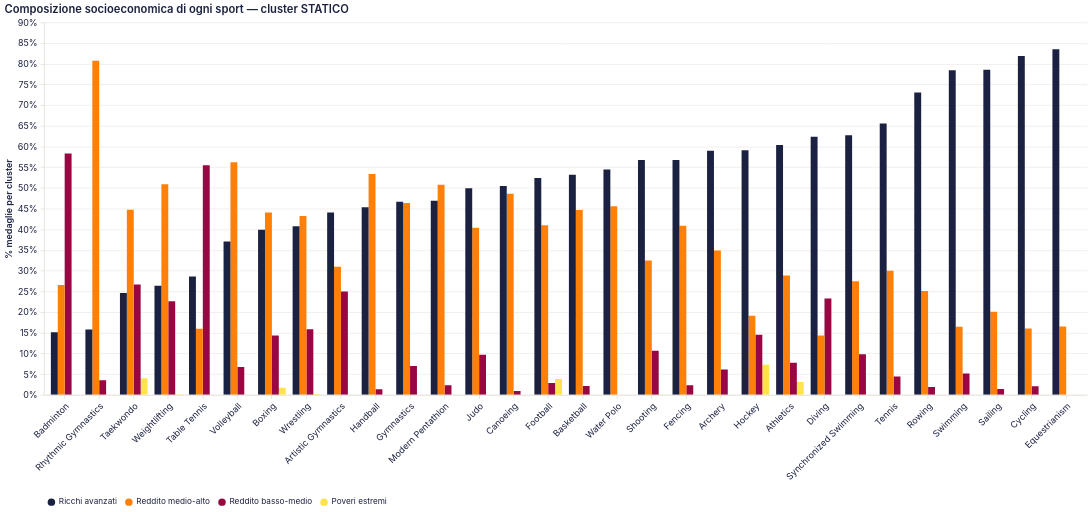

This figure's Vega-Lite source:
### Vega-Lite specification from a JSON file in a GitHub repository (floating-point values rounded to 4 significant figures)
{"$schema": "https://vega.github.io/schema/vega-lite/v5.20.1.json", "config": {"arc": {"fill": "#1b2140"}, "area": {"fill": "#1b2140", "fillOpacity": 0.15, "line": true}, "axis": {"domainColor": "#e2ddd4", "grid": true, "gridColor": "#e2ddd4", "gridWidth": 0.6, "labelAngle": 0, "labelColor": "#1b2140", "labelFont": "Inter, system-ui, -apple-system, BlinkMacSystemFont, 'Segoe UI', Roboto, sans-serif", "labelFontSize": 12, "labelFontWeight": 400, "labelPadding": 4, "tickColor": "#e2ddd4", "tickSize": 5, "titleColor": "#1b2140", "titleFont": "Inter, system-ui, -apple-system, BlinkMacSystemFont, 'Segoe UI', Roboto, sans-serif", "titleFontSize": 12, "titleFontWeight": 600}, "axisBand": {"grid": false}, "background": "transparent", "bar": {"fill": "#1b2140"}, "legend": {"labelColor": "#1b2140", "labelFont": "Inter, system-ui, -apple-system, BlinkMacSystemFont, 'Segoe UI', Roboto, sans-serif", "labelFontSize": 11, "orient": "bottom", "padding": 4, "symbolType": "circle", "titleColor": "#1b2140", "titleFont": "Inter, system-ui, -apple-system, BlinkMacSystemFont, 'Segoe UI', Roboto, sans-serif", "titleFontSize": 12}, "line": {"stroke": "#1b2140", "strokeWidth": 2}, "mark": {"color": "#1b2140"}, "path": {"stroke": "#1b2140"}, "point": {"fill": "#1b2140", "filled": true}, "range": {"category": ["#1b2140", "#ff8009", "#9a0641", "#ffe34a", "#e7b6af", "#0088b0", "#e03830"]}, "rect": {"fill": "#1b2140"}, "shape": {"stroke": "#1b2140"}, "symbol": {"fill": "#1b2140"}, "title": {"anchor": "start", "color": "#1b2140", "font": "Inter, system-ui, -apple-system, BlinkMacSystemFont, 'Segoe UI', Roboto, sans-serif", "fontSize": 15, "fontWeight": 600, "subtitleColor": "#1b2140", "subtitleFont": "Inter, system-ui, -apple-system, BlinkMacSystemFont, 'Segoe UI', Roboto, sans-serif"}, "view": {"continuousHeight": 300, "continuousWidth": 400, "fill": null, "stroke": null}}, "data": {"name": "data-617c4a98153e8486a277633fc70e16be"}, "datasets": {"data-617c4a98153e8486a277633fc70e16be": [{"cluster_label": "Poveri estremi", "pct_medaglie": 0.0, "sport": "Archery"}, {"cluster_label": "Reddito basso-medio", "pct_medaglie": 6.132, "sport": "Archery"}, {"cluster_label": "Reddito medio-alto", "pct_medaglie": 34.91, "sport": "Archery"}, {"cluster_label": "Ricchi avanzati", "pct_medaglie": 58.96, "sport": "Archery"}, {"cluster_label": "Poveri estremi", "pct_medaglie": 0.0, "sport": "Artistic Gymnastics"}, {"cluster_label": "Reddito basso-medio", "pct_medaglie": 25.0, "sport": "Artistic Gymnastics"}, {"cluster_label": "Reddito medio-alto", "pct_medaglie": 30.95, "sport": "Artistic Gymnastics"}, {"cluster_label": "Ricchi avanzati", "pct_medaglie": 44.05, "sport": "Artistic Gymnastics"}, {"cluster_label": "Poveri estremi", "pct_medaglie": 3.078, "sport": "Athletics"}, {"cluster_label": "Reddito basso-medio", "pct_medaglie": 7.744, "sport": "Athletics"}, {"cluster_label": "Reddito medio-alto", "pct_medaglie": 28.82, "sport": "Athletics"}, {"cluster_label": "Ricchi avanzati", "pct_medaglie": 60.36, "sport": "Athletics"}, {"cluster_label": "Poveri estremi", "pct_medaglie": 0.0, "sport": "Badminton"}, {"cluster_label": "Reddito basso-medio", "pct_medaglie": 58.33, "sport": "Badminton"}, {"cluster_label": "Reddito medio-alto", "pct_medaglie": 26.52, "sport": "Badminton"}, {"cluster_label": "Ricchi avanzati", "pct_medaglie": 15.15, "sport": "Badminton"}, {"cluster_label": "Poveri estremi", "pct_medaglie": 0.0, "sport": "Basketball"}, {"cluster_label": "Reddito basso-medio", "pct_medaglie": 2.128, "sport": "Basketball"}, {"cluster_label": "Reddito medio-alto", "pct_medaglie": 44.68, "sport": "Basketball"}, {"cluster_label": "Ricchi avanzati", "pct_medaglie": 53.19, "sport": "Basketball"}, {"cluster_label": "Poveri estremi", "pct_medaglie": 1.695, "sport": "Boxing"}, {"cluster_label": "Reddito basso-medio", "pct_medaglie": 14.36, "sport": "Boxing"}, {"cluster_label": "Reddito medio-alto", "pct_medaglie": 44.07, "sport": "Boxing"}, {"cluster_label": "Ricchi avanzati", "pct_medaglie": 39.88, "sport": "Boxing"}, {"cluster_label": "Poveri estremi", "pct_medaglie": 0.0, "sport": "Canoeing"}, {"cluster_label": "Reddito basso-medio", "pct_medaglie": 0.9494, "sport": "Canoeing"}, {"cluster_label": "Reddito medio-alto", "pct_medaglie": 48.58, "sport": "Canoeing"}, {"cluster_label": "Ricchi avanzati", "pct_medaglie": 50.47, "sport": "Canoeing"}, {"cluster_label": "Poveri estremi", "pct_medaglie": 0.0, "sport": "Cycling"}, {"cluster_label": "Reddito basso-medio", "pct_medaglie": 2.089, "sport": "Cycling"}, {"cluster_label": "Reddito medio-alto", "pct_medaglie": 16.02, "sport": "Cycling"}, {"cluster_label": "Ricchi avanzati", "pct_medaglie": 81.89, "sport": "Cycling"}, {"cluster_label": "Poveri estremi", "pct_medaglie": 0.0, "sport": "Diving"}, {"cluster_label": "Reddito basso-medio", "pct_medaglie": 23.27, "sport": "Diving"}, {"cluster_label": "Reddito medio-alto", "pct_medaglie": 14.36, "sport": "Diving"}, {"cluster_label": "Ricchi avanzati", "pct_medaglie": 62.38, "sport": "Diving"}, {"cluster_label": "Poveri estremi", "pct_medaglie": 0.0, "sport": "Equestrianism"}, {"cluster_label": "Reddito basso-medio", "pct_medaglie": 0.0, "sport": "Equestrianism"}, {"cluster_label": "Reddito medio-alto", "pct_medaglie": 16.51, "sport": "Equestrianism"}, {"cluster_label": "Ricchi avanzati", "pct_medaglie": 83.49, "sport": "Equestrianism"}, {"cluster_label": "Poveri estremi", "pct_medaglie": 0.0, "sport": "Fencing"}, {"cluster_label": "Reddito basso-medio", "pct_medaglie": 2.348, "sport": "Fencing"}, {"cluster_label": "Reddito medio-alto", "pct_medaglie": 40.88, "sport": "Fencing"}, {"cluster_label": "Ricchi avanzati", "pct_medaglie": 56.77, "sport": "Fencing"}, {"cluster_label": "Poveri estremi", "pct_medaglie": 3.81, "sport": "Football"}, {"cluster_label": "Reddito basso-medio", "pct_medaglie": 2.857, "sport": "Football"}, {"cluster_label": "Reddito medio-alto", "pct_medaglie": 40.95, "sport": "Football"}, {"cluster_label": "Ricchi avanzati", "pct_medaglie": 52.38, "sport": "Football"}, {"cluster_label": "Poveri estremi", "pct_medaglie": 0.0, "sport": "Gymnastics"}, {"cluster_label": "Reddito basso-medio", "pct_medaglie": 6.974, "sport": "Gymnastics"}, {"cluster_label": "Reddito medio-alto", "pct_medaglie": 46.34, "sport": "Gymnastics"}, {"cluster_label": "Ricchi avanzati", "pct_medaglie": 46.68, "sport": "Gymnastics"}, {"cluster_label": "Poveri estremi", "pct_medaglie": 0.0, "sport": "Handball"}, {"cluster_label": "Reddito basso-medio", "pct_medaglie": 1.333, "sport": "Handball"}, {"cluster_label": "Reddito medio-alto", "pct_medaglie": 53.33, "sport": "Handball"}, {"cluster_label": "Ricchi avanzati", "pct_medaglie": 45.33, "sport": "Handball"}, {"cluster_label": "Poveri estremi", "pct_medaglie": 7.273, "sport": "Hockey"}, {"cluster_label": "Reddito basso-medio", "pct_medaglie": 14.55, "sport": "Hockey"}, {"cluster_label": "Reddito medio-alto", "pct_medaglie": 19.09, "sport": "Hockey"}, {"cluster_label": "Ricchi avanzati", "pct_medaglie": 59.09, "sport": "Hockey"}, {"cluster_label": "Poveri estremi", "pct_medaglie": 0.0, "sport": "Judo"}, {"cluster_label": "Reddito basso-medio", "pct_medaglie": 9.703, "sport": "Judo"}, {"cluster_label": "Reddito medio-alto", "pct_medaglie": 40.38, "sport": "Judo"}, {"cluster_label": "Ricchi avanzati", "pct_medaglie": 49.92, "sport": "Judo"}, {"cluster_label": "Poveri estremi", "pct_medaglie": 0.0, "sport": "Modern Pentathlon"}, {"cluster_label": "Reddito basso-medio", "pct_medaglie": 2.308, "sport": "Modern Pentathlon"}, {"cluster_label": "Reddito medio-alto", "pct_medaglie": 50.77, "sport": "Modern Pentathlon"}, {"cluster_label": "Ricchi avanzati", "pct_medaglie": 46.92, "sport": "Modern Pentathlon"}, {"cluster_label": "Poveri estremi", "pct_medaglie": 0.0, "sport": "Rhythmic Gymnastics"}, {"cluster_label": "Reddito basso-medio", "pct_medaglie": 3.509, "sport": "Rhythmic Gymnastics"}, {"cluster_label": "Reddito medio-alto", "pct_medaglie": 80.7, "sport": "Rhythmic Gymnastics"}, {"cluster_label": "Ricchi avanzati", "pct_medaglie": 15.79, "sport": "Rhythmic Gymnastics"}, {"cluster_label": "Poveri estremi", "pct_medaglie": 0.0, "sport": "Rowing"}, {"cluster_label": "Reddito basso-medio", "pct_medaglie": 1.87, "sport": "Rowing"}, {"cluster_label": "Reddito medio-alto", "pct_medaglie": 25.06, "sport": "Rowing"}, {"cluster_label": "Ricchi avanzati", "pct_medaglie": 73.07, "sport": "Rowing"}, {"cluster_label": "Poveri estremi", "pct_medaglie": 0.0, "sport": "Sailing"}, {"cluster_label": "Reddito basso-medio", "pct_medaglie": 1.396, "sport": "Sailing"}, {"cluster_label": "Reddito medio-alto", "pct_medaglie": 20.07, "sport": "Sailing"}, {"cluster_label": "Ricchi avanzati", "pct_medaglie": 78.53, "sport": "Sailing"}, {"cluster_label": "Poveri estremi", "pct_medaglie": 0.1109, "sport": "Shooting"}, {"cluster_label": "Reddito basso-medio", "pct_medaglie": 10.64, "sport": "Shooting"}, {"cluster_label": "Reddito medio-alto", "pct_medaglie": 32.48, "sport": "Shooting"}, {"cluster_label": "Ricchi avanzati", "pct_medaglie": 56.76, "sport": "Shooting"}, {"cluster_label": "Poveri estremi", "pct_medaglie": 0.0, "sport": "Swimming"}, {"cluster_label": "Reddito basso-medio", "pct_medaglie": 5.145, "sport": "Swimming"}, {"cluster_label": "Reddito medio-alto", "pct_medaglie": 16.44, "sport": "Swimming"}, {"cluster_label": "Ricchi avanzati", "pct_medaglie": 78.41, "sport": "Swimming"}, {"cluster_label": "Poveri estremi", "pct_medaglie": 0.0, "sport": "Synchronized Swimming"}, {"cluster_label": "Reddito basso-medio", "pct_medaglie": 9.804, "sport": "Synchronized Swimming"}, {"cluster_label": "Reddito medio-alto", "pct_medaglie": 27.45, "sport": "Synchronized Swimming"}, {"cluster_label": "Ricchi avanzati", "pct_medaglie": 62.75, "sport": "Synchronized Swimming"}, {"cluster_label": "Poveri estremi", "pct_medaglie": 0.0, "sport": "Table Tennis"}, {"cluster_label": "Reddito basso-medio", "pct_medaglie": 55.46, "sport": "Table Tennis"}, {"cluster_label": "Reddito medio-alto", "pct_medaglie": 15.97, "sport": "Table Tennis"}, {"cluster_label": "Ricchi avanzati", "pct_medaglie": 28.57, "sport": "Table Tennis"}, {"cluster_label": "Poveri estremi", "pct_medaglie": 4.02, "sport": "Taekwondo"}, {"cluster_label": "Reddito basso-medio", "pct_medaglie": 26.63, "sport": "Taekwondo"}, {"cluster_label": "Reddito medio-alto", "pct_medaglie": 44.72, "sport": "Taekwondo"}, {"cluster_label": "Ricchi avanzati", "pct_medaglie": 24.62, "sport": "Taekwondo"}, {"cluster_label": "Poveri estremi", "pct_medaglie": 0.0, "sport": "Tennis"}, {"cluster_label": "Reddito basso-medio", "pct_medaglie": 4.453, "sport": "Tennis"}, {"cluster_label": "Reddito medio-alto", "pct_medaglie": 29.96, "sport": "Tennis"}, {"cluster_label": "Ricchi avanzati", "pct_medaglie": 65.59, "sport": "Tennis"}, {"cluster_label": "Poveri estremi", "pct_medaglie": 0.0, "sport": "Volleyball"}, {"cluster_label": "Reddito basso-medio", "pct_medaglie": 6.742, "sport": "Volleyball"}, {"cluster_label": "Reddito medio-alto", "pct_medaglie": 56.18, "sport": "Volleyball"}, {"cluster_label": "Ricchi avanzati", "pct_medaglie": 37.08, "sport": "Volleyball"}, {"cluster_label": "Poveri estremi", "pct_medaglie": 0.0, "sport": "Water Polo"}, {"cluster_label": "Reddito basso-medio", "pct_medaglie": 0.0, "sport": "Water Polo"}, {"cluster_label": "Reddito medio-alto", "pct_medaglie": 45.54, "sport": "Water Polo"}, {"cluster_label": "Ricchi avanzati", "pct_medaglie": 54.46, "sport": "Water Polo"}, {"cluster_label": "Poveri estremi", "pct_medaglie": 0.1497, "sport": "Weightlifting"}, {"cluster_label": "Reddito basso-medio", "pct_medaglie": 22.6, "sport": "Weightlifting"}, {"cluster_label": "Reddito medio-alto", "pct_medaglie": 50.9, "sport": "Weightlifting"}, {"cluster_label": "Ricchi avanzati", "pct_medaglie": 26.35, "sport": "Weightlifting"}, {"cluster_label": "Poveri estremi", "pct_medaglie": 0.2163, "sport": "Wrestling"}, {"cluster_label": "Reddito basso-medio", "pct_medaglie": 15.86, "sport": "Wrestling"}, {"cluster_label": "Reddito medio-alto", "pct_medaglie": 43.19, "sport": "Wrestling"}, {"cluster_label": "Ricchi avanzati", "pct_medaglie": 40.74, "sport": "Wrestling"}]}, "encoding": {"color": {"field": "cluster_label", "scale": {"domain": ["Ricchi avanzati", "Reddito medio-alto", "Reddito basso-medio", "Poveri estremi"], "range": ["#1b2140", "#ff8009", "#9a0641", "#ffe34a"]}, "sort": ["Ricchi avanzati", "Reddito medio-alto", "Reddito basso-medio", "Poveri estremi"], "title": null, "type": "nominal"}, "tooltip": [{"field": "sport", "title": "Sport", "type": "nominal"}, {"field": "cluster_label", "title": "Cluster", "type": "nominal"}, {"field": "pct_medaglie", "format": ".1f", "title": "% medaglie", "type": "quantitative"}], "x": {"axis": {"labelAngle": -45}, "field": "sport", "sort": ["Badminton", "Rhythmic Gymnastics", "Taekwondo", "Weightlifting", "Table Tennis", "Volleyball", "Boxing", "Wrestling", "Artistic Gymnastics", "Handball", "Gymnastics", "Modern Pentathlon", "Judo", "Canoeing", "Football", "Basketball", "Water Polo", "Shooting", "Fencing", "Archery", "Hockey", "Athletics", "Diving", "Synchronized Swimming", "Tennis", "Rowing", "Swimming", "Sailing", "Cycling", "Equestrianism"], "title": null, "type": "nominal"}, "xOffset": {"field": "cluster_label", "sort": ["Ricchi avanzati", "Reddito medio-alto", "Reddito basso-medio", "Poveri estremi"], "type": "nominal"}, "y": {"axis": {"format": ".0f", "labelExpr": "datum.label + '%'"}, "field": "pct_medaglie", "stack": null, "title": "% medaglie per cluster", "type": "quantitative"}}, "height": 500, "mark": {"type": "bar"}, "params": [{"bind": "scales", "name": "param_16", "select": {"encodings": ["x", "y"], "type": "interval"}}], "title": "Composizione socioeconomica di ogni sport — cluster STATICO", "transform": [{"as": "cluster_order_idx", "calculate": "indexof(['Ricchi avanzati', 'Reddito medio-alto', 'Reddito basso-medio', 'Poveri estremi'], datum.cluster_label)"}], "width": 1400}
